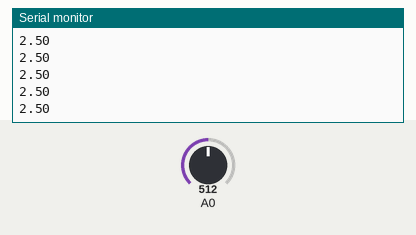
The sketch below on a simulated Arduino Uno, built with avr-gcc and run on an emulated ATmega328P. Shown: the last lines printed to the serial monitor. Inputs (shaded band) come from the test bench; at power-on: A0 = 512.

Above: at 1.2 s.
1.3 s: A0 set to 716
At 1.8 s:
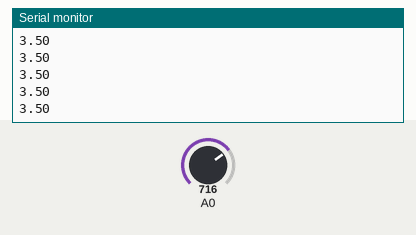
2.8 s: A0 set to 900
At 3.8 s:
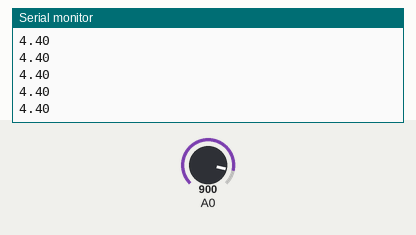
Timing chart, 0 to 5.8 s (numbered marks = the images above; inputs shaded):
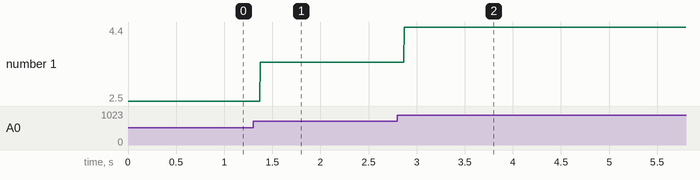

Measured:
- after the input at 1.3 s, the serial monitor: prints a new line after 0.07 s (image 1)
- after the input at 2.8 s, the serial monitor: prints a new line after 0.07 s (image 2)
- plotted number 1: 2.5 → 3.5 after the input at 1.3 s, 3.5 → 4.4 after the input at 2.8 s

The sketch:

_19-serial-voltaje.ino
```cpp
void setup() {
  Serial.begin(9600);
}

void loop() {
  float sensorValue = analogRead(A0);
  // Convertir los valores leidos por arduino (de 0 a 1023) a voltaje (de 0 a 5V):
  double voltage = sensorValue * (5.0 / 1023.0);
  Serial.println(voltage);
}
```
